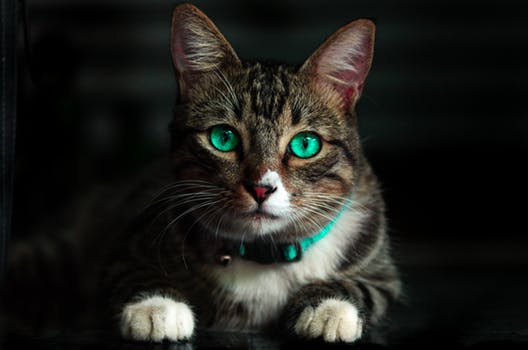
#> input picture cat.jpeg, 528 x 350 px
$ python 14_image_thresholding.py -i cat.jpeg
#> lines starting #> are read from the running program, lines starting #| are printed output that depends on the picture; after the words box and inside, x2 and y2 are one past the last pixel; in counts of white or black regions, pixels touching at a corner belong together
import cv2
import numpy as np
import argparse


ap = argparse.ArgumentParser()
ap.add_argument('-i', required = True, help= 'Path for the image')
args = vars(ap.parse_args())


image = cv2.imread(args['i'])
#> image is the input picture: shape (350, 528, 3); mean B, G, R 27.8, 31.9, 31.8


"""
image thresholding is a task that convert the values of pixels
-less than the given value to 0
-greater than the given value to 255
"""

def image_preprocessing(image):
	"""
	this function will take an image as input and convert it to grayscale and apply Gaussian Blurring
	it helps to remove high frequecy edges in the image, which will give smooth thresholding
	"""
	return cv2.GaussianBlur(cv2.cvtColor(image, cv2.COLOR_BGR2GRAY), (5,5), 0)
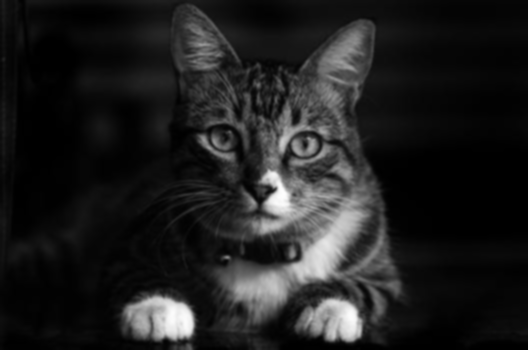
#> returned value: shape (350, 528); min 0, max 254, mean 31.4


processed = image_preprocessing(image)

(T, thresh) = cv2.threshold(processed, 155, 255, cv2.THRESH_BINARY)
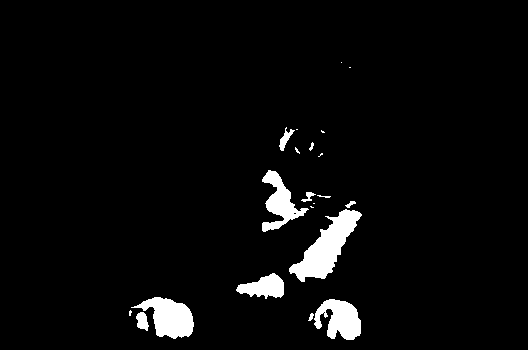
#> thresh: shape (350, 528); 4% white; 21 white regions (9 under 20 px), largest, box (x1, y1, x2, y2) and area: (289, 209, 362, 282) 2153, (131, 297, 194, 339) 1475, (314, 299, 361, 340) 1271
"""
T - the threshold value we given 155
1st argument the image
2nd argument the threshold value 155
3rd argument the maximum value that has to be assigned to the pixels greater than threshold value
4th argument the conversion cv2.THRESH_BINARY or cv2.THRESH_BINARY_INV
"""


(T, thresh_inv) = cv2.threshold(processed, 155, 255, cv2.THRESH_BINARY_INV)

cv2.imshow('Orginal Image', image)
cv2.imshow('Thresholded Image', thresh)
cv2.imshow('Inversly Thresholded Image', thresh_inv)

cv2.waitKey(0)
